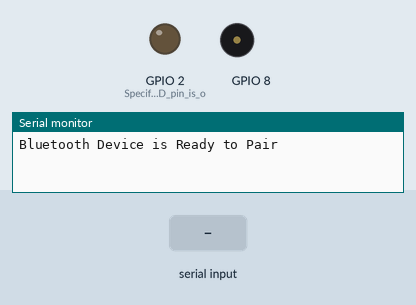
The sketch below on a simulated ESP32. On the bench: output pins drawn as LEDs (lit = HIGH), buzzer (waves = sounding), the last lines printed to the serial monitor. The inputs (shaded band) are chosen by the test bench. Nothing arrives over Bluetooth unless stated.

Above: at 1.2 s.
1.3 s: "1" received over the second serial link
At 2.5 s:
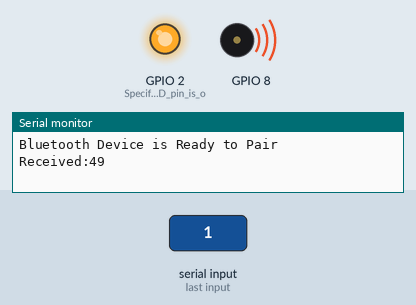
2.8 s: "0" received over the second serial link
At 3.9 s:
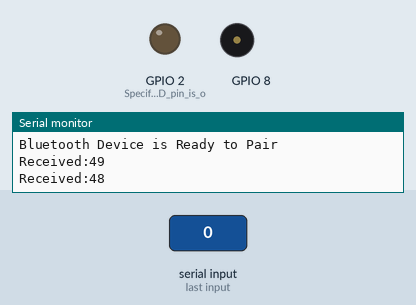
Timing chart, 0 to 5.8 s (numbered marks = the images above; inputs shaded):
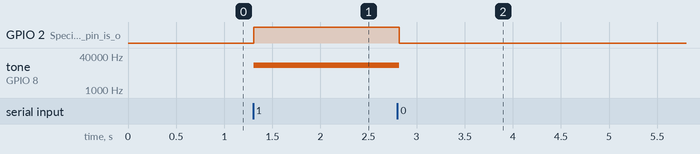

Measured:
- after the input at 1.3 s, GPIO 2 (Specify_that_LED_pin_is_o): LOW → HIGH at once; tone on GPIO 8: silent → 15000 Hz at once
- after the input at 2.8 s, GPIO 2 (Specify_that_LED_pin_is_o): HIGH → LOW at once; tone on GPIO 8: 15000 Hz → silent at once

The sketch:

433M_test.ino
```cpp
#include "BluetoothSerial.h" //Header File for Serial Bluetooth, will be added by default into Arduino
BluetoothSerial ESP_BT; //Object for Bluetooth
int incoming;

//int LED_BUILTIN = 2;

void setup() {
  Serial.begin(115200); //Start Serial monitor in 9600
  ESP_BT.begin("ALBIN-LED-CONTROL");
  Serial.println("Bluetooth Device is Ready to Pair");
  pinMode (LED_BUILTIN, OUTPUT);//Specify that LED pin is output
}

void loop() {

  if (ESP_BT.available()) //Check if we receive anything from Bluetooth
  {
    incoming = ESP_BT.read(); //Read what we recevive
    Serial.print("Received:"); Serial.println(incoming);

    if (incoming == 49)
    {
      digitalWrite(LED_BUILTIN, HIGH);
      ESP_BT.println("LED turned ON");
      tone(8, 15000);
    }

    if (incoming == 48)
    {
      digitalWrite(LED_BUILTIN, LOW);
      ESP_BT.println("LED turned OFF");
      noTone(8);
    }
  }
  delay(20);
}
```
